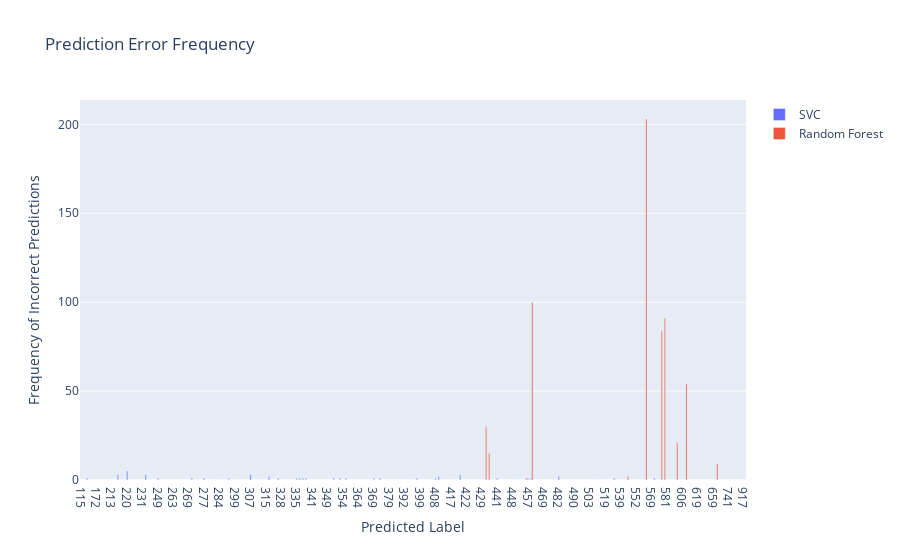
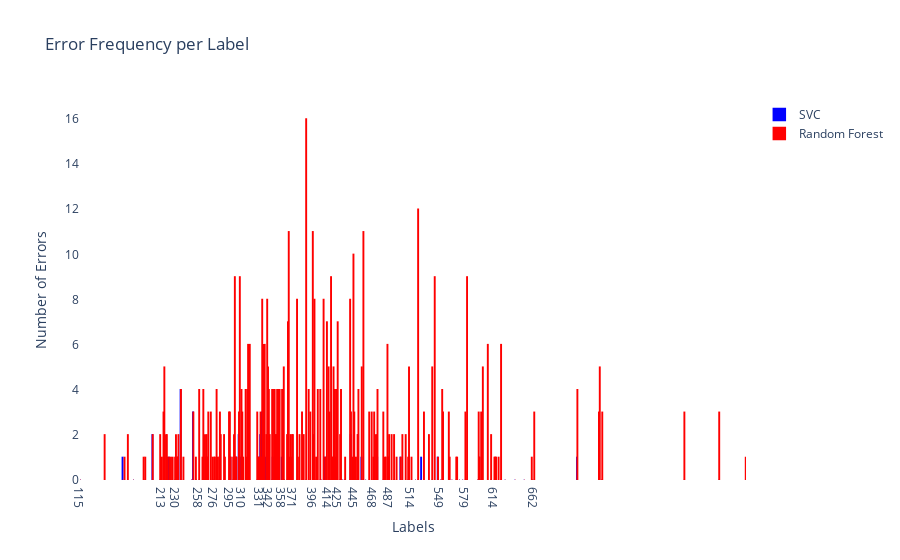

Notebook cell for these charts, in order:
### Code cell
import plotly.graph_objects as go
import numpy as np

def plot_absolute_error_plotly(y_pred_svc, y_pred_rf, y_test):
    def calculate_error_frequency(y_pred):
        incorrect = y_pred != y_test

        unique_predictions, counts = np.unique(y_pred[incorrect], return_counts=True)
        error_freq = dict(zip(unique_predictions, counts))

        return error_freq

    error_freq_svc = calculate_error_frequency(y_pred_svc)
    error_freq_rf = calculate_error_frequency(y_pred_rf)

    all_labels = np.unique(np.concatenate((y_pred_svc, y_pred_rf)))
    all_labels.sort()

    svc_freq = [error_freq_svc.get(label, 0) for label in all_labels]
    rf_freq = [error_freq_rf.get(label, 0) for label in all_labels]

    fig = go.Figure(data=[
        go.Bar(name='SVC', x=all_labels, y=svc_freq),
        go.Bar(name='Random Forest', x=all_labels, y=rf_freq)
    ])

    fig.update_layout(
        barmode='group',
        title='Prediction Error Frequency',
        xaxis_title='Predicted Label',
        yaxis_title='Frequency of Incorrect Predictions',
        xaxis=dict(type='category')
    )

    fig.show()


def plot_error_label_frequency_plotly(y_pred_svc, y_pred_rf, y_test):
    labels = np.unique(y_test)
    errors_svc = [np.sum((y_pred_svc != y_test) & (y_test == label)) for label in labels]
    errors_rf = [np.sum((y_pred_rf != y_test) & (y_test == label)) for label in labels]

    bar_width = max(0.5, 30 / len(labels))

    fig = go.Figure(data=[
        go.Bar(name='SVC', x=labels, y=errors_svc, width=bar_width, marker_color='blue', marker_line_color='blue', marker_line_width=1.5, opacity=1),
        go.Bar(name='Random Forest', x=labels, y=errors_rf, width=bar_width, marker_color='red', marker_line_color='red', marker_line_width=1.5, opacity=1)
    ])
    
    fig.update_layout(
        barmode='group',
        title='Error Frequency per Label',
        xaxis_title='Labels',
        yaxis_title='Number of Errors',
        xaxis=dict(tickmode='array', tickvals=labels[::10]),
        plot_bgcolor='rgba(255, 255, 255, 1)',
        font=dict(
            size=12,  # You can adjust the size of the text here for better visibility
        )
    )
    fig.show()

plot_absolute_error_plotly(y_pred_svm, y_pred_rf, y_test)
plot_error_label_frequency_plotly(y_pred_svm, y_pred_rf, y_test)

### Figure 1 — Plotly figure (JSON) as saved in the notebook; plotly's stock layout.template omitted (floating-point values rounded to 4 significant figures; data arrays with more than 128 entries replaced by an {"elided": "..."} marker saying what was removed)
{"data": [{"name": "SVC", "type": "bar", "x": {"elided": "216 int values"}, "y": {"elided": "216 int values"}}, {"name": "Random Forest", "type": "bar", "x": {"elided": "216 int values"}, "y": {"elided": "216 int values"}}], "layout": {"barmode": "group", "title": {"text": "Prediction Error Frequency"}, "xaxis": {"title": {"text": "Predicted Label"}, "type": "category"}, "yaxis": {"title": {"text": "Frequency of Incorrect Predictions"}}}}

### Figure 2 — Plotly figure (JSON) as saved in the notebook; plotly's stock layout.template omitted (floating-point values rounded to 4 significant figures; data arrays with more than 128 entries replaced by an {"elided": "..."} marker saying what was removed)
{"data": [{"marker": {"color": "blue", "line": {"color": "blue", "width": 1.5}}, "name": "SVC", "opacity": 1, "type": "bar", "width": 0.5, "x": {"elided": "219 int values"}, "y": {"elided": "219 int values"}}, {"marker": {"color": "red", "line": {"color": "red", "width": 1.5}}, "name": "Random Forest", "opacity": 1, "type": "bar", "width": 0.5, "x": {"elided": "219 int values"}, "y": {"elided": "219 int values"}}], "layout": {"barmode": "group", "font": {"size": 12}, "plot_bgcolor": "rgba(255, 255, 255, 1)", "title": {"text": "Error Frequency per Label"}, "xaxis": {"tickmode": "array", "tickvals": [115, 213, 230, 258, 276, 295, 310, 331, 342, 358, 371, 396, 414, 425, 445, 468, 487, 514, 549, 579, 614, 662], "title": {"text": "Labels"}}, "yaxis": {"title": {"text": "Number of Errors"}}}}
